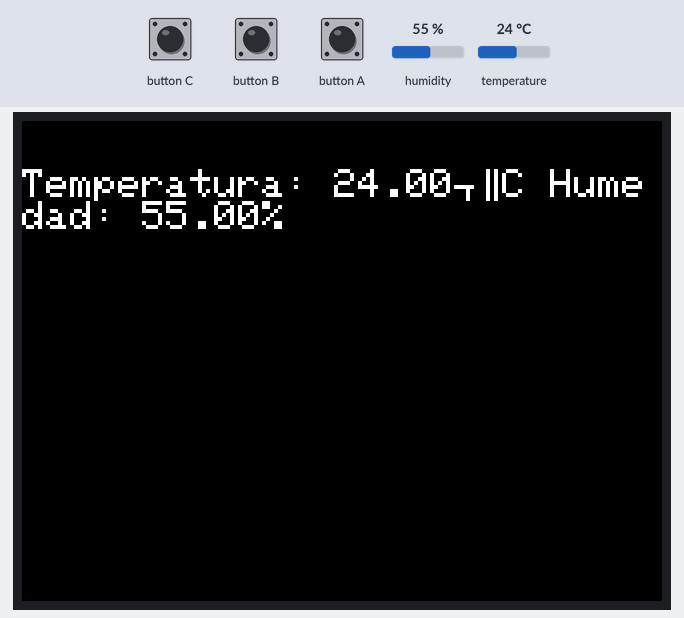
Recording of a sketch running on a simulated ESP32. On the bench: 320×240 colour display. Inputs (shaded band) come from the test bench; at power-on: humidity 55 %, temperature 24 °C. What the sketch prints to the serial monitor is not drawn.

Above: at 1.3 s.
1.4 s: humidity set to 22 %
At 3.2 s:
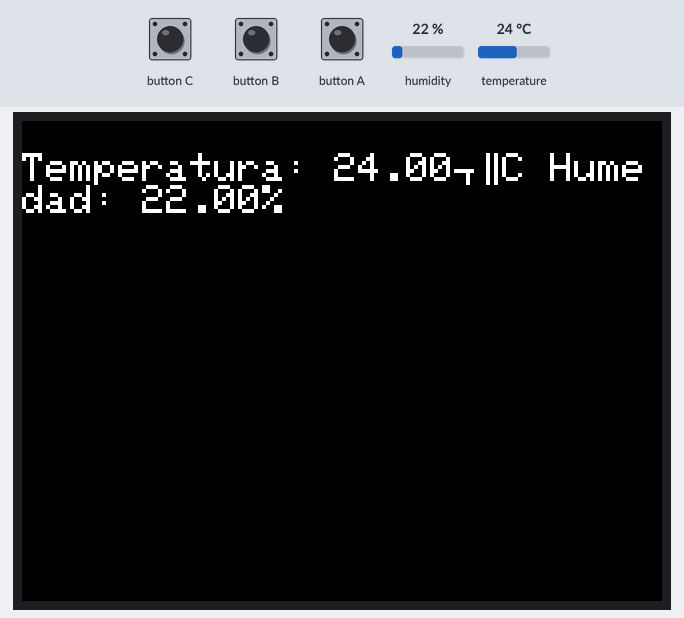
4.2 s: temperature set to 12 °C
At 5.4 s:
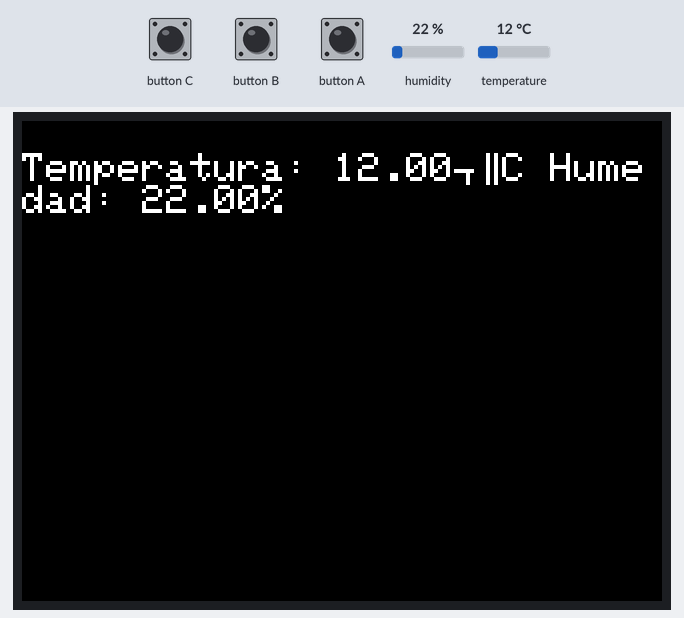
10.4 s: humidity set to 40 %
At 11.9 s:
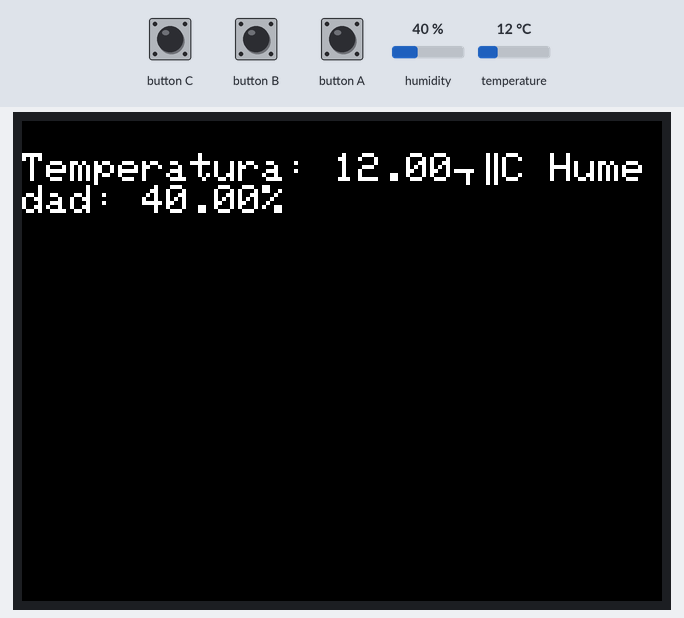
13.2 s: temperature set to 19 °C
16.6 s: button C pulsed LOW 5 times (0.12 s each, 0.3 s apart)
Timing chart, 0 to 19.6 s (numbered marks = the images above; inputs shaded):
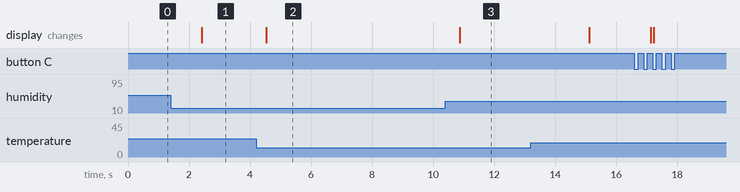

Measured:
- after the input at 1.4 s, the display: changes after 1.0 s (image 1)
- after the input at 4.2 s, the display: changes after 0.33 s (image 2)
- after the input at 10.4 s, the display: changes after 0.48 s (image 3)

The sketch:

Temperatura.ino
```cpp
#include <DHT.h>
#include <M5Stack.h>

#define SENSOR 26
float temp, humedad;

DHT dht (SENSOR, DHT11);

void setup() {
  M5.begin(true,false,true);
  M5.Lcd.setTextSize(3);
  M5.Lcd.printf("Conexión con M5Stack realizada.");
  M5.Lcd.printf("Pin %d value: ",SENSOR);
  pinMode(SENSOR,INPUT_PULLUP);
  Serial.begin(9600);
  dht.begin();
}

void loop() {
 M5.Lcd.setCursor(0,0);

 humedad = dht.readHumidity();
 temp = dht.readTemperature();
 Serial.print("Temperatura: ");
 Serial.println(temp);
 Serial.print("ºC Humedad: ");
 Serial.print(humedad);
 Serial.println("%");

  if (digitalRead(SENSOR)){M5.Lcd.println ("ON ");}
    else {M5.Lcd.println ("OFF ");};
  M5.Lcd.clear();
  M5.Lcd.setTextSize(2);
  M5.Lcd.print("Temperatura: ");
  M5.Lcd.print(temp);
  M5.Lcd.print("ºC Humedad: ");
  M5.Lcd.print(humedad);
  M5.Lcd.print("%");
  M5.update();

 delay(2000);
}
```
